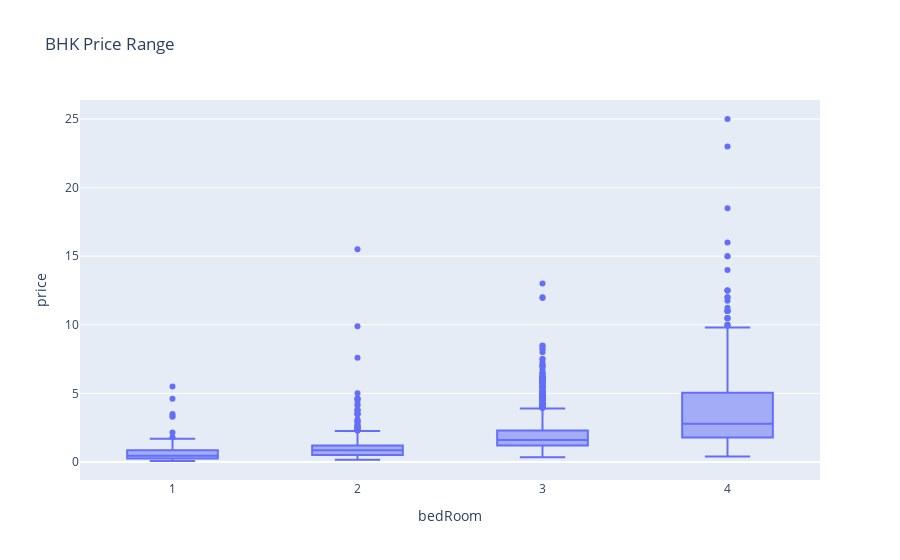

Source (notebook cell):
### Code cell
temp_df = df[df['bedRoom'] <= 4]
# Create side-by-side boxplots of the total bill amounts by day
fig = px.box(temp_df, x='bedRoom', y='price', title='BHK Price Range')

# Show the plot
fig.show()

### Figure 1 — Plotly figure (JSON) as saved in the notebook; plotly's stock layout.template omitted (floating-point values rounded to 4 significant figures; data arrays with more than 128 entries replaced by an {"elided": "..."} marker saying what was removed)
{"data": [{"alignmentgroup": "True", "hovertemplate": "bedRoom=%{x}<br>price=%{y}<extra></extra>", "legendgroup": "", "marker": {"color": "#636efa"}, "name": "", "notched": false, "offsetgroup": "", "orientation": "v", "showlegend": false, "type": "box", "x": {"elided": "3252 int values"}, "x0": " ", "xaxis": "x", "y": {"elided": "3252 float values"}, "y0": " ", "yaxis": "y"}], "layout": {"boxmode": "group", "legend": {"tracegroupgap": 0}, "title": {"text": "BHK Price Range"}, "xaxis": {"anchor": "y", "domain": [0, 1], "title": {"text": "bedRoom"}}, "yaxis": {"anchor": "x", "domain": [0, 1], "title": {"text": "price"}}}}
